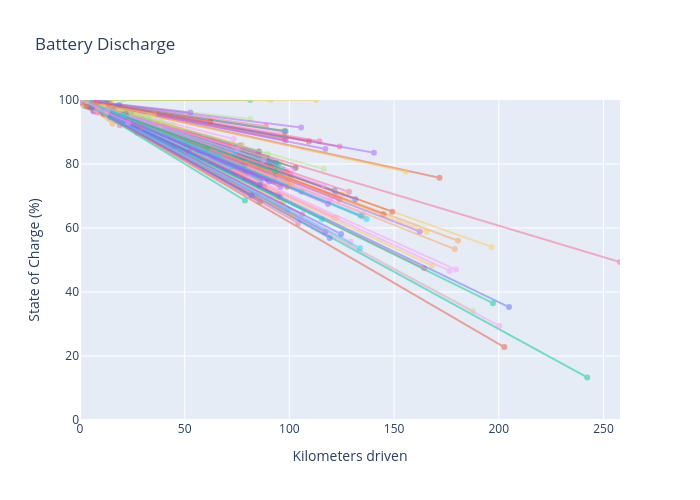

Notebook code cell kept with this figure:
### Code cell
#visualize delta_soc
trip_data_original['delta_soc'] = trip_data_original['end_soc'] - trip_data_original['soc']
trip_data_original['soc'] = 100
trip_data_original['end_soc'] = trip_data_original['soc'] + trip_data_original['delta_soc'] 



# Max km for x-axis scaling
max_km_driven = trip_data_original['km_driven'].max()

# --- Matplotlib version ---
fig, ax = plt.subplots(figsize=(7, 6))

for _, row in trip_data_original.iterrows():
    x_vals = [0, row['km_driven']]
    y_vals = [row['soc'], row['end_soc']]
    ax.plot(x_vals, y_vals, marker='o', alpha=0.6)

ax.set_title('Battery Discharge')
ax.set_xlabel('Kilometers driven')
ax.set_ylabel('State of Charge (%)')
ax.set_xlim(0, max_km_driven)
ax.set_ylim(0, 100)
ax.grid(True)

plt.tight_layout()
plt.show()


# --- Plotly version ---
colors = px.colors.qualitative.Plotly
fig = go.Figure()

for color_idx, (_, row) in enumerate(trip_data_original.reset_index().iterrows()):
    fig.add_trace(
        go.Scatter(
            x=[0, row['km_driven']],
            y=[row['soc'], row['end_soc']],
            mode='lines+markers',
            opacity=0.5,
            line=dict(color=colors[color_idx % len(colors)], width=2),
            marker=dict(size=6),
            name=f"Trip {row['index']}",
            hovertemplate=(
                f"Trip index: {row['index']}<br>"
                f"SOC start: {row['soc']}%<br>"
                f"SOC end: {row['end_soc']}%<br>"
                f"Km driven: {row['km_driven']} km<br>"
            )
        )
    )

fig.update_xaxes(title_text='Kilometers driven', range=[0, max_km_driven])
fig.update_yaxes(title_text='State of Charge (%)', range=[0, 100])

fig.update_layout(
    title="Battery Discharge",
    height=500,
    width=700,
    showlegend=False,
    hovermode='closest'
)

fig.show()
